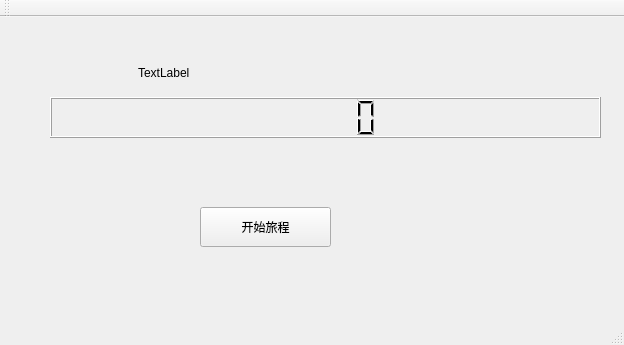
<?xml version="1.0" encoding="UTF-8"?>
<ui version="4.0">
 <class>MainWindow</class>
 <widget class="QMainWindow" name="MainWindow">
  <property name="geometry">
   <rect>
    <x>0</x>
    <y>0</y>
    <width>624</width>
    <height>345</height>
   </rect>
  </property>
  <property name="windowTitle">
   <string>MainWindow</string>
  </property>
  <widget class="QWidget" name="centralWidget">
   <widget class="QPushButton" name="StartTrip">
    <property name="geometry">
     <rect>
      <x>200</x>
      <y>190</y>
      <width>131</width>
      <height>40</height>
     </rect>
    </property>
    <property name="text">
     <string>开始旅程</string>
    </property>
   </widget>
   <widget class="QLabel" name="TimeLabel">
    <property name="geometry">
     <rect>
      <x>138</x>
      <y>40</y>
      <width>331</width>
      <height>31</height>
     </rect>
    </property>
    <property name="text">
     <string>TextLabel</string>
    </property>
   </widget>
   <widget class="QLCDNumber" name="LcdTimer">
    <property name="geometry">
     <rect>
      <x>50</x>
      <y>80</y>
      <width>551</width>
      <height>41</height>
     </rect>
    </property>
   </widget>
  </widget>
  <widget class="QMenuBar" name="menuBar">
   <property name="geometry">
    <rect>
     <x>0</x>
     <y>0</y>
     <width>624</width>
     <height>31</height>
    </rect>
   </property>
  </widget>
  <widget class="QToolBar" name="mainToolBar">
   <attribute name="toolBarArea">
    <enum>TopToolBarArea</enum>
   </attribute>
   <attribute name="toolBarBreak">
    <bool>false</bool>
   </attribute>
  </widget>
  <widget class="QStatusBar" name="statusBar"/>
 </widget>
 <layoutdefault spacing="6" margin="11"/>
 <resources/>
 <connections/>
</ui>
